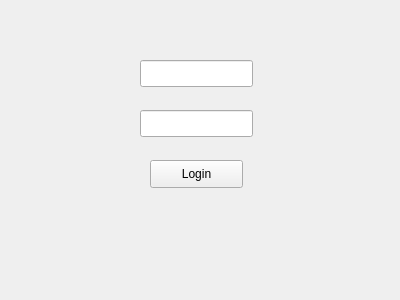
<?xml version="1.0" encoding="UTF-8"?>
<ui version="4.0">
 <class>LoginWindow</class>
 <widget class="QWidget" name="LoginWindow">
  <property name="geometry">
   <rect>
    <x>0</x>
    <y>0</y>
    <width>400</width>
    <height>300</height>
   </rect>
  </property>
  <property name="windowTitle">
   <string>Login</string>
  </property>
  <widget class="QLineEdit" name="emailLineEdit">
   <property name="geometry">
    <rect>
     <x>140</x>
     <y>60</y>
     <width>113</width>
     <height>27</height>
    </rect>
   </property>
  </widget>
  <widget class="QLineEdit" name="passwordLineEdit">
   <property name="geometry">
    <rect>
     <x>140</x>
     <y>110</y>
     <width>113</width>
     <height>27</height>
    </rect>
   </property>
   <property name="echoMode">
    <enum>QLineEdit::Password</enum>
   </property>
  </widget>
  <widget class="QPushButton" name="loginButton">
   <property name="geometry">
    <rect>
     <x>150</x>
     <y>160</y>
     <width>93</width>
     <height>28</height>
    </rect>
   </property>
   <property name="text">
    <string>Login</string>
   </property>
  </widget>
 </widget>
 <resources/>
 <connections/>
</ui>
